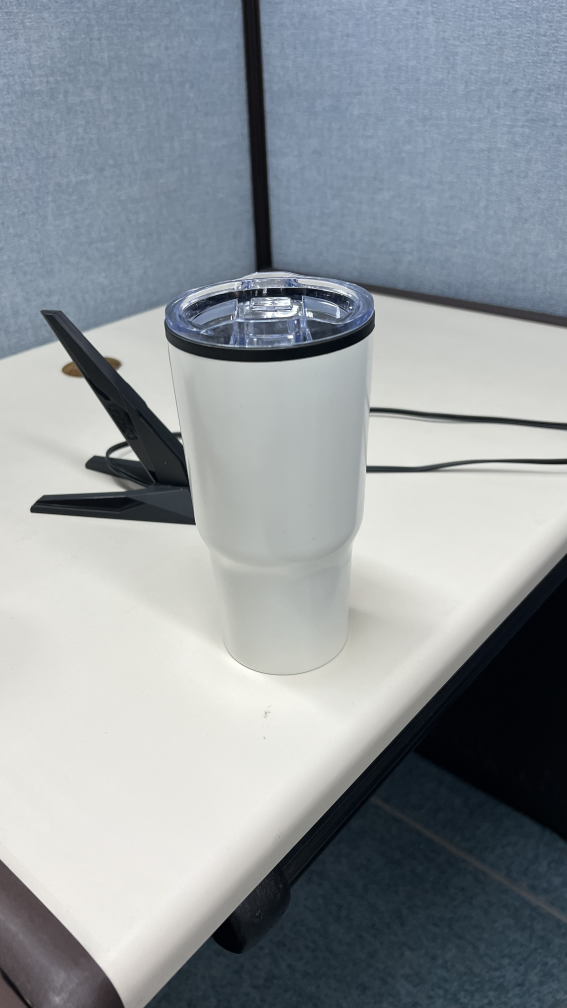
#> input picture SDXL, Improving Latent Diffusion Models for High-Resolution Image Synthesis/gaussian noise/sample1.jpg, 2268 x 4032 px (shown at 1/4 size)
$ jupyter execute --allow-errors 'gaussian noise.ipynb'
#> lines starting #> are read from the running program, lines starting #| are printed output that depends on the picture
[cell 1]
import cv2
import numpy as np
import os
import matplotlib.pyplot as plt

filepath = os.getcwd()

image1 = cv2.imread("./sample1.jpg")
#> image1 is the input picture: shape (4032, 2268, 3); mean B, G, R 155.3, 150.4, 143.7
image1 = cv2.cvtColor(image1, cv2.COLOR_BGR2RGB)
image1 = cv2.resize(image1, dsize=(0,0), fx=0.1, fy=0.1)
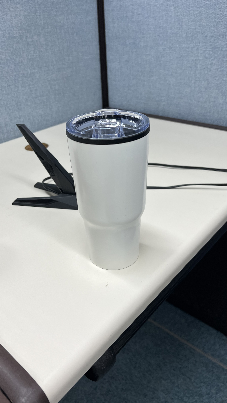
#> image1: shape (403, 227, 3); mean R, G, B 143.8, 150.6, 155.4

plt.imshow(image1, cmap="gray")
plt.show()
